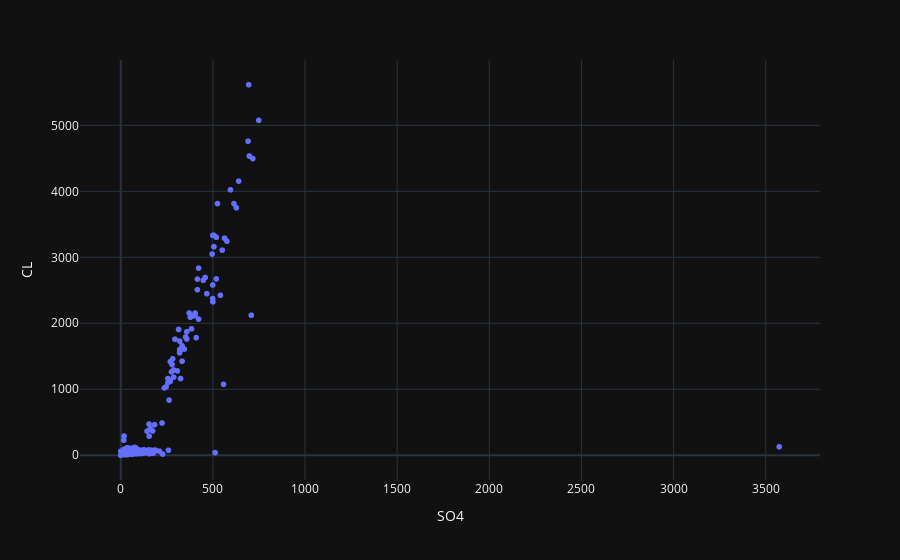

The cell this chart's notebook holds for it:
### Code cell
fig = px.scatter(df,x = "SO4",y="CL", template= "plotly_dark")
fig.show()

### Figure 1 — Plotly figure (JSON) as saved in the notebook; plotly's stock layout.template omitted (floating-point values rounded to 4 significant figures; data arrays with more than 128 entries replaced by an {"elided": "..."} marker saying what was removed)
{"data": [{"hovertemplate": "SO4=%{x}<br>CL=%{y}<extra></extra>", "legendgroup": "", "marker": {"color": "#636efa", "symbol": "circle"}, "mode": "markers", "name": "", "showlegend": false, "type": "scattergl", "x": {"elided": "2861 float values"}, "xaxis": "x", "y": {"elided": "2861 float values"}, "yaxis": "y"}], "layout": {"autosize": true, "legend": {"tracegroupgap": 0}, "margin": {"t": 60}, "xaxis": {"anchor": "y", "autorange": true, "domain": [0, 1], "range": [-216.2, 3790.0], "title": {"text": "SO4"}, "type": "linear"}, "yaxis": {"anchor": "x", "autorange": true, "domain": [0, 1], "range": [-434.8, 6050.0], "title": {"text": "CL"}, "type": "linear"}}}
